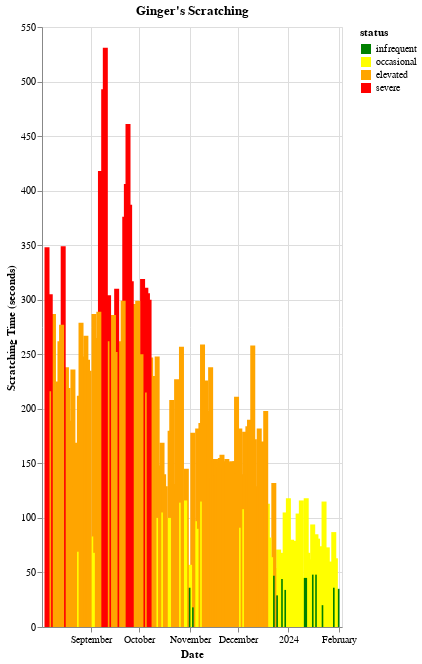

Notebook code cell kept with this figure:
### Markdown cell above
# Graph

Whistle has four categories of scratching, color coded as green/yellow/orange/red in the app. That's a useful breakdown, so use the same scheme here.

Aside from the custom color scale and some friendly titles, this is right out of the Altair [getting started](https://altair-viz.github.io/getting_started/overview.html) material.

### Code cell
import altair as alt

scale = alt.Scale(
    domain=['infrequent', 'occasional', 'elevated', 'severe'],
    range=['green', 'yellow', 'orange', 'red']
)

alt.Chart(df, title="Ginger's Scratching").mark_bar().encode(
    x=alt.X('start_date', type='temporal').title('Date'),
    y=alt.Y('score', type='quantitative').title('Scratching Time (seconds)'),
    color=alt.Color('status', type='nominal', scale=scale)
).properties(
    width='container',
    height=600,
)

### Figure 1 — Vega-Lite specification as saved in the notebook (floating-point values rounded to 4 significant figures; data arrays with more than 128 entries replaced by an {"elided": "..."} marker saying what was removed)
{"config": {"view": {"continuousWidth": 300, "continuousHeight": 300}}, "data": {"name": "data-67402a39aa8274e57bd2dd3518edea80"}, "mark": {"type": "bar"}, "encoding": {"color": {"field": "status", "scale": {"domain": ["infrequent", "occasional", "elevated", "severe"], "range": ["green", "yellow", "orange", "red"]}, "type": "nominal"}, "x": {"field": "start_date", "title": "Date", "type": "temporal"}, "y": {"field": "score", "title": "Scratching Time (seconds)", "type": "quantitative"}}, "height": 600, "title": "Ginger's Scratching", "width": "container", "$schema": "https://vega.github.io/schema/vega-lite/v5.16.3.json", "datasets": {"data-67402a39aa8274e57bd2dd3518edea80": {"elided": "180 records"}}}
